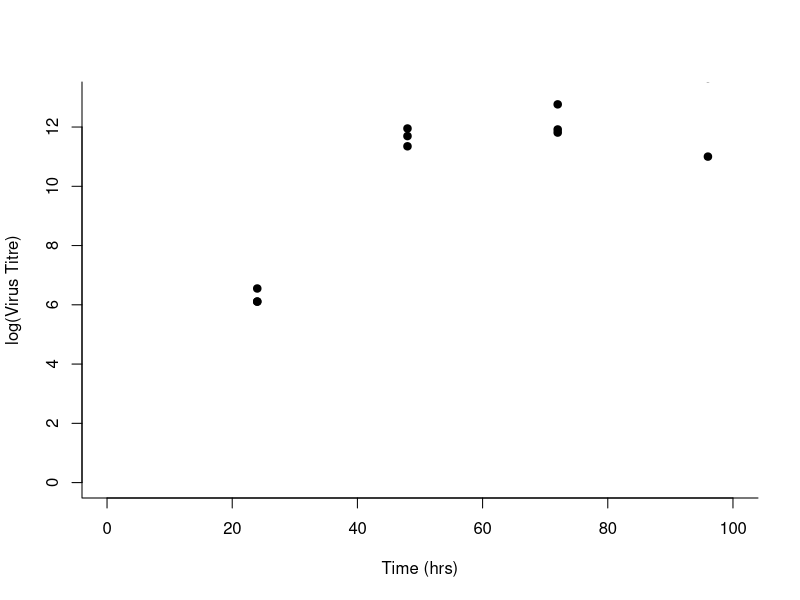
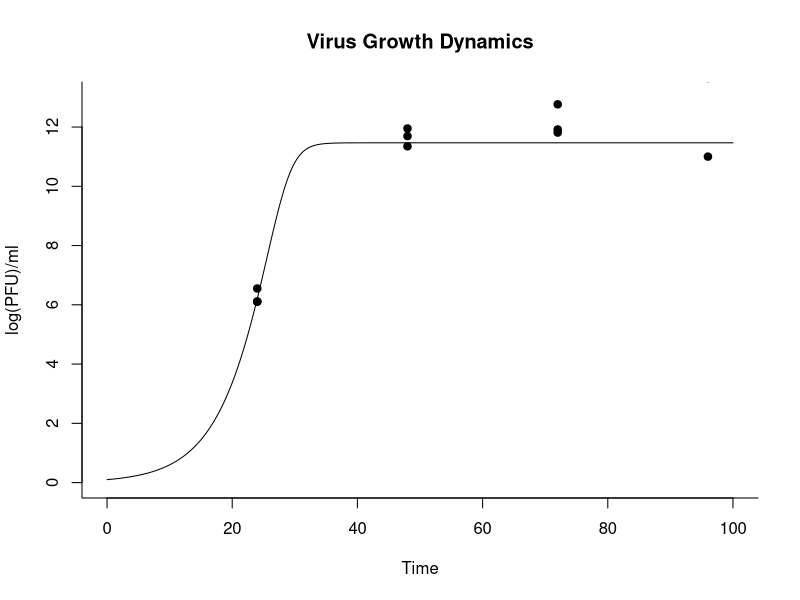

Write R code to recreate these figures, in order.
## ---- chunk 1
rm(list=ls())

#make a data frame for one of the chimeric viruses

V=structure(list(
  cv1=c(90,31000,27000,170000,140,24000,30000,120000,90,17000,70000,190000,450,
        155000,135000,850000,700,120000,150000,60000,450,85000,350000,950000),
  rep=c(1,1,1,1,2,2,2,2,3,3,3,3,4,4,4,4,5,5,5,5,6,6,6,6),
  time=c(24,48,72,96,24,48,72,96,24,48,72,96,
         24,48,72,96,24,48,72,96,24,48,72,96)),
  .Names=c("cv1","rep","time"),
  class= "data.frame")

plot(seq(0,100,length=10),seq(0,13,length=10),type="n",bty="l",
     xlab="Time (hrs)",ylab="log(Virus Titre)")

for(i in 4:6)
  points(V[V[,2]==i,3],log(V[V[,2]==i,1]),pch=19)

## ---- chunk 2

#define Gaussian likelihood function with correlated 
#errors for an unknown parameter vector p from an ODE

fn=function(p){

#----------------------------------------------------------------
#define the ODEs to be fitted to the data
nvar=1
C=12

y=array(dim=(nvar))

derivs<-function(x,y){
	yx[1]=-p[1]*y[1]+p[2]*y[1]*(C-y[1])/(1+p[3]*(C-y[1]))
	yx
}

#----------------------------------------------------------------

#set some model initial conditions 

y[1]=0.1

#----------------------------------------------------------------

#set the number of iterations (obs), integration step (h)  and start time (v)

obs=10000
v=0.0
h=0.01

#----------------------------------------------------------------

#arrays for the RK4 integrator (see below)

yt=array(1:nvar)
dyt=array(1:nvar)
dym=array(1:nvar)
yout=array(1:nvar)
yx=array(1:nvar)
eqn=array(1:nvar)


#The next set of code defines, as a function, the RK4 integrator:

rk4=function(dydx,y,t,n){
for(jj in	1:n)
	yt[jj]=y[jj]+dydx[jj]*h/2
	dyt=derivs(t+h/2,yt)
for(jj in 1:n)	
	yt[jj]=y[jj]+h/2*dyt[jj]
	dym=derivs(t+h/2,yt)
for(jj in 1:n)
	yt[jj]=y[jj]+h*dym[jj]
	dym=dyt+dym
	dyt=derivs(t+h,yt)
for(jj in 1:n)
	yout[jj]=y[jj]+(h/6)*(dydx[jj]+dyt[jj]+2*dym[jj])
	yout
}

#----------------------------------------------------------------

#The next set of code sets out the main part integrating the model

#define an output array

x1=array(dim=c(obs))

#iterate the model 

for(i in 1:obs){
	eqn=derivs(v,y)
	y=rk4(eqn,y,v,nvar)

	v=v+h
	x1[i]=y
}

#----------------------------------------------------------------

#define the likelihood and fit model to the data to determine vector of parameters (p)

tpoints=V[,3]*h*obs

tmp=0.0

for(j in 1:3){ #use the three chimeric virus 1 replicates 
  
dat=log(V[V[,2]==3+j,1])

        for(i in 1:4){ # over the four time points
            likl=(x1[tpoints[i]]-dat[i])^2/(2*p[4]^2)
            tmp=tmp+likl+0.5*log(2*pi)+log(p[4])
        }
}     
        tmp
        
#----------------------------------------------------------------
} #end of likelihood function

#----------------------------------------------------------------
## ---- chunk 3
#run optimization code

#define the initial parameter set 

p=c(0.95,0.00001,0.1,1.0) 

#use appropriate optimization routine (in R - default is Nelder-Mead) 

out=optim(p,fn)

#displays parameter estimates 

out$par
## ---- chunk 4

nvar=1
C=12

y=array(dim=(nvar))

derivs<-function(x,y){
	yx[1]=-out$par[1]*y[1]+out$par[2]*y[1]*(C-y[1])/(1+out$par[3]*(C-y[1]))
	yx
}

#----------------------------------------------------------------

#set the model initial conditions 

y[1]=0.1

#----------------------------------------------------------------

#set the number of iterations (obs), integration step (h)  and start time (v)

obs=10000
v=0.0
h=0.01

#----------------------------------------------------------------

#arrays for the RK4 integrator (see below)

yt=array(1:nvar)
dyt=array(1:nvar)
dym=array(1:nvar)
yout=array(1:nvar)
yx=array(1:nvar)
eqn=array(1:nvar)


#The next set of code defines, as a function, the RK4 integrator:

rk4=function(dydx,y,t,n){
for(jj in	1:n)
	yt[jj]=y[jj]+dydx[jj]*h/2
	dyt=derivs(t+h/2,yt)
for(jj in 1:n)	
	yt[jj]=y[jj]+h/2*dyt[jj]
	dym=derivs(t+h/2,yt)
for(jj in 1:n)
	yt[jj]=y[jj]+h*dym[jj]
	dym=dyt+dym
	dyt=derivs(t+h,yt)
for(jj in 1:n)
	yout[jj]=y[jj]+(h/6)*(dydx[jj]+dyt[jj]+2*dym[jj])
	yout
}

#----------------------------------------------------------------

#The next set of code sets out the main part integrating the model

#define an output array

xout=array(dim=c(obs,nvar))
tout=array(dim=c(obs))

#iterate the model 

for(i in 1:obs){
	eqn=derivs(v,y)
	y=rk4(eqn,y,v,nvar)

	v=v+h
	xout[i]=y
	tout[i]=v
}

plot(seq(0,h*obs,length=10),seq(0,13,length=10),
     bty="l",xlab="Time",ylab="log(PFU)/ml",main="Virus Growth Dynamics",type="n")

lines(tout,xout[,1],col="black")

tpoints=V[,3]

for(i in 4:6){
dat=log(V[V[,2]==i,1])
points(tpoints[1:4],dat,pch=19)}
